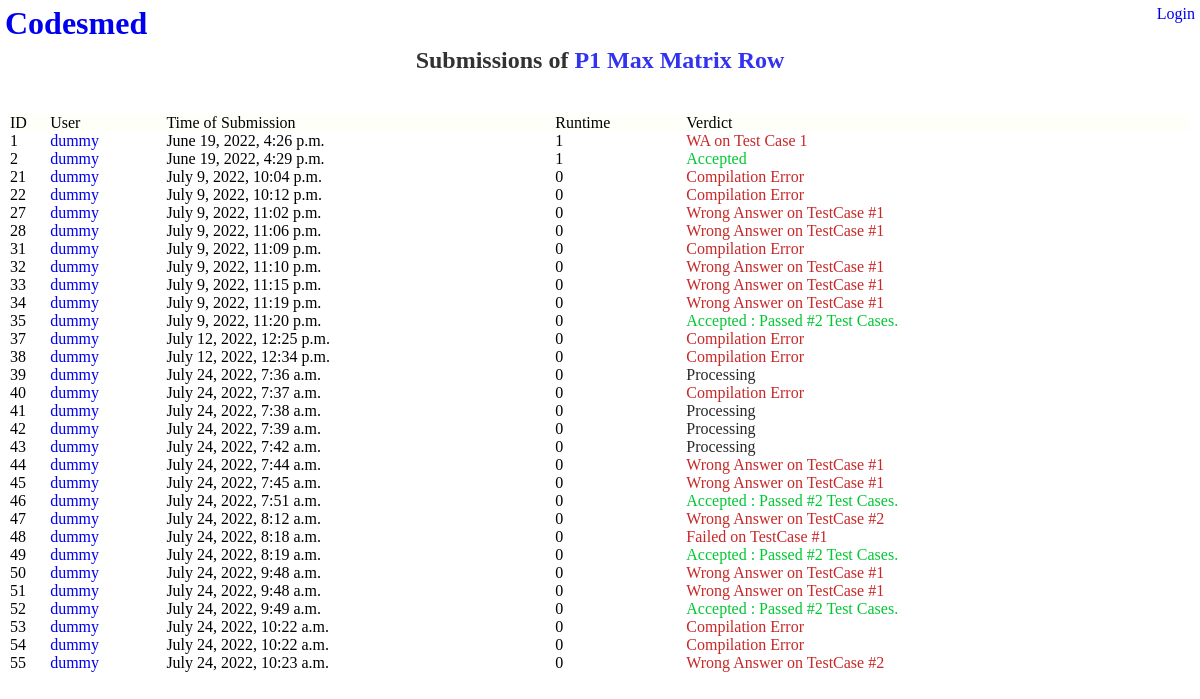
/submissions/1, run on an earlier commit of the app's database.
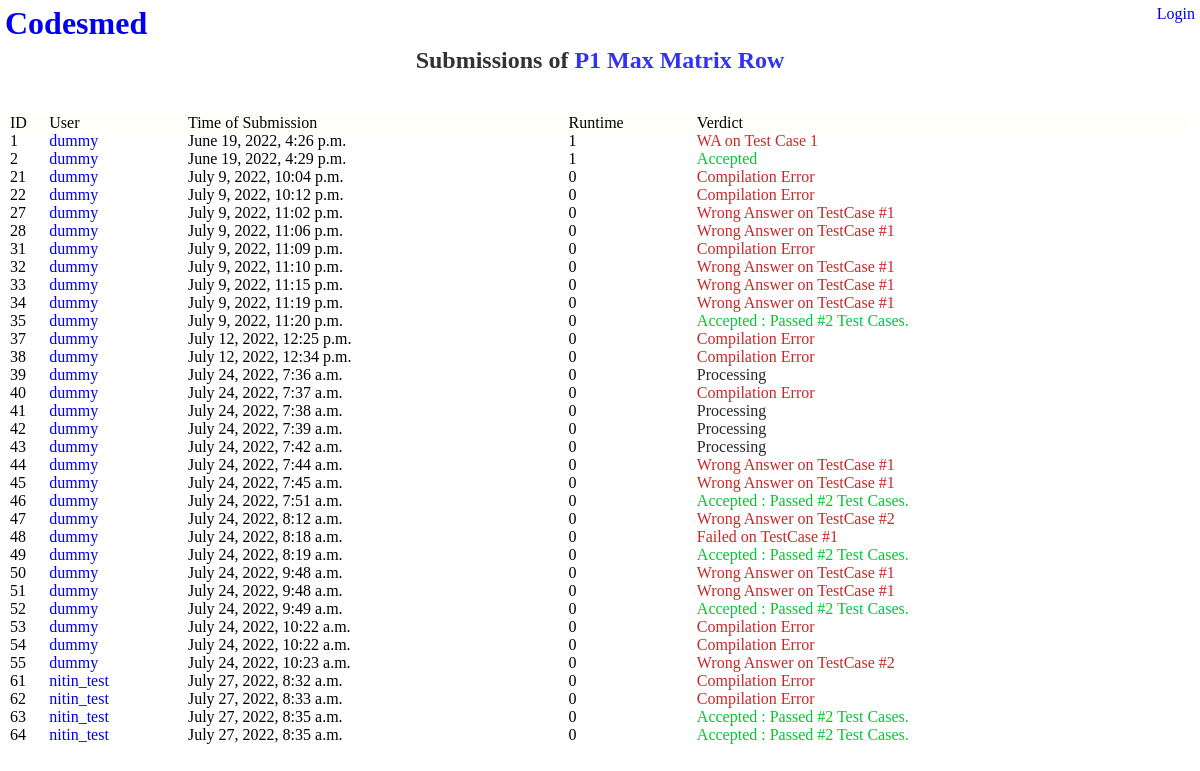
And on a later commit of the database.
### problems/models.py (models this page shows)
class Problem(models.Model) :
    name = models.CharField(max_length=200)
    data_dir_path = models.CharField(max_length=200)
    difficulty = models.IntegerField()
    num_testcases = models.IntegerField()
    time_limit = models.FloatField(default=1)

class Submission(models.Model) :
    user = models.ForeignKey(User, on_delete=models.CASCADE)
    problem = models.ForeignKey(Problem, on_delete=models.CASCADE)
    source_file_path = models.CharField(max_length=200)
    verdict = models.CharField(max_length=50) # Time Limit Exceeded on Test Case 1000 (37 chars)
    verdict_type = models.IntegerField()
    runtime = models.IntegerField()
    language_id = models.IntegerField()
    submission_time = models.DateTimeField()

### problems/views.py (the view)
# urls.py: path('submissions/<int:problem_id>', views.submissions_detail, name='submissions_detail_path'),
def submissions_detail(request, problem_id):
    problem = get_object_or_404(Problem, pk=problem_id)
    context = {'problem': problem} | get_cur_user_context(request)
    return render(request, 'problems/submissions_detail.html', context)

### problems/views.py (called while the page is built)
def get_cur_user_context(request):
    is_logged_in = True
    username = ''
    if not is_cur_user_logged_in(request) :
        is_logged_in = False
    else :
        username = request.user.username
    return {
        'is_logged_in' : is_logged_in,
        'username' : username,
    }

def is_cur_user_logged_in(request):
    return request.user.is_authenticated

### problems/templates/problems/submissions_detail.html (shortened to what this page needs)
{% extends "problems/base.html" %}
{% block content_root %}
<div id="content-root">
    <h2 class="heading2">Submissions of
        <a href="{% url 'problems:detail_submit_path' problem.id %}">
            P{{problem.id}} {{problem.name}}
        </a>
    </h2>
    <table>
        <thead>
            <td class="table-header-cell" >ID</td>
            <td class="table-header-cell" >User</td>
            <td class="table-header-cell" >Time of Submission</td>
            <td class="table-header-cell" >Runtime</td>
            <td class="table-header-cell" >Verdict</td>
        </thead>
    <tbody>
        {% for submission in problem.submission_set.all %}
        <tr id="submission-{{submission.id}}">
            <td>{{submission.id}}</td>
            <td>
                <a href="{% url 'problems:user_profile_path' submission.user.username %}">{{submission.user.username}}</a>
            </td>
            <td>{{submission.submission_time}}</td>
            <td>{{submission.runtime}}</td>
            <td class="verdict-text-{{submission.verdict_type}}">{{submission.verdict}}</td>
        </tr>
        {% endfor %}
    </tbody>
    </table>
</div>
{% endblock content_root %}

### problems/templates/problems/base.html (shortened to what this page needs)
<!DOCTYPE html>
<html>
    <head>
        {% load static %}
        {% block static_loads %}
        <link rel="stylesheet" type="text/css" href="{% static '/problems/styles/common.css' %}"/>
        {% endblock static_loads %}
    </head>
    <body>
        {% block header_root %}
        <div id="header-root">
            <div class="main-heading">
                <h1>
                    <a href="{% url 'problems:index' %}" id="title-link" class="invisible-link">
                        Codesmed
                    </a>
                </h1>
            </div>
            <div id="user-profile-heading">
                {% if is_logged_in %}
                <a href = "{% url 'problems:user_profile_path' username %}"> My Profile </a>
                {% else %}
                <a href="{% url 'problems:login_page_path' %}" > Login </a>
                {% endif %}
            </div>
        </div>
        {% endblock header_root %}
        {% block content_root %}
        {% endblock content_root %}
    </body>
</html>

### problems/static/problems/styles/common.css (style rules this page uses)
:root { --primary_colour : #fffffa; --button_colour : rgba(80, 80, 80, 0.2); --ac_green_colour : rgb(0,200,50); --wa_red_colour : rgb(200,40,40); --tle_yellow_colour : rgb(150,80,50); --error_verdict_colour : rgb(40, 40, 40); }
* { padding: 0px; margin: 0px; }
h1 { padding : 5px; }
.heading2 { text-align: center; opacity: 0.8; margin-bottom: 5vh; }
a:link, a:visited { text-decoration: none; }
.table-header-cell { background-color: var(--primary_colour); margin: 0px; padding: 0px; }
table { border : 0px; border-spacing: 0px; padding-left: 10px; padding-right: 10px; width: 100%; }
thead { margin-bottom: 20px; }
.verdict-text--1 { color : var(--error_verdict_colour); }
.verdict-text-0 { color: var(--ac_green_colour); }
.verdict-text-1 { color: var(--wa_red_colour); }
.verdict-text-2 { color: var(--wa_red_colour); }
.verdict-text-5 { color: var(--wa_red_colour); }
#header-root { display: flex; }
.main-heading { flex:100%; }
#user-profile-heading { padding: 5px; }

What changed in the data, as far as the page shows it:
added Submission: id "61", user.username "nitin_test", submission_time "July 27, 2022, 8:32 a.m.", runtime "0", verdict "Compilation Error"
added Submission: id "62", user.username "nitin_test", submission_time "July 27, 2022, 8:33 a.m.", runtime "0", verdict "Compilation Error"
added Submission: id "63", user.username "nitin_test", submission_time "July 27, 2022, 8:35 a.m.", runtime "0", verdict "Accepted : Passed #2 Test Cases.", verdict_type 0 (drawn)
added Submission: id "64", user.username "nitin_test", submission_time "July 27, 2022, 8:35 a.m.", runtime "0", verdict "Accepted : Passed #2 Test Cases.", verdict_type 0 (drawn)
